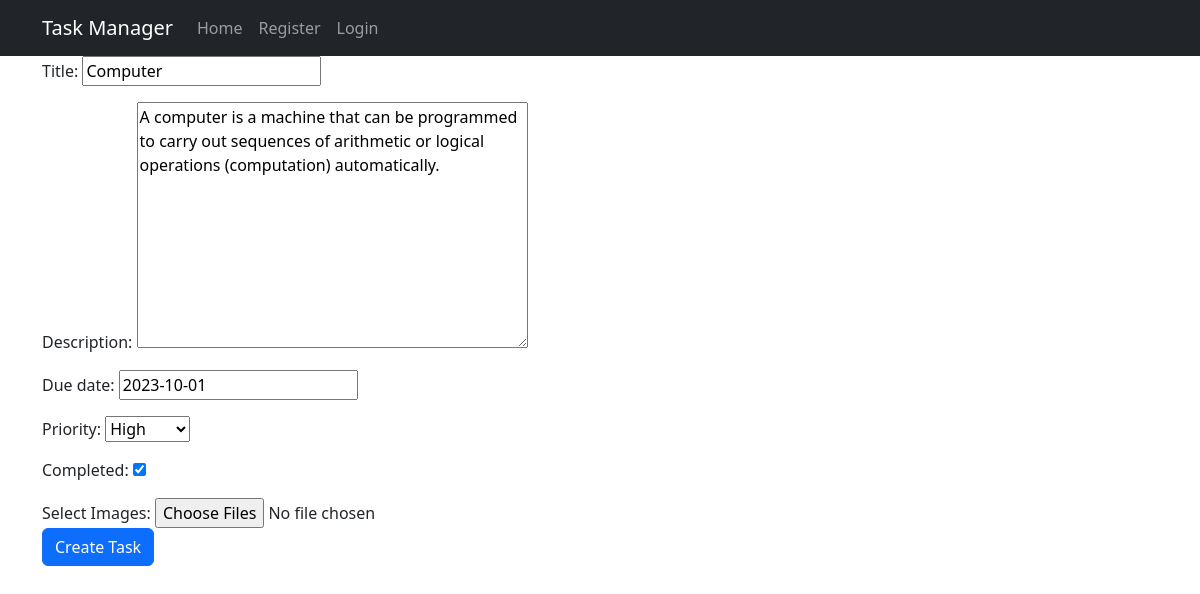
Page /tasks/28/update/ on the committed database.
### tasks/models.py (models this page shows, shortened)
class Task(models.Model):
    title = models.CharField(max_length=100)
    description = models.TextField()
    due_date = models.DateField()
    priority = models.CharField(max_length=10, choices=PRIORITY_CHOICES)
    completed = models.BooleanField(default=False)
    created_at = models.DateTimeField(auto_now_add=True)
    updated_at = models.DateTimeField(auto_now=True, null=True, blank=True)
    user = models.ForeignKey(User, on_delete=models.CASCADE, related_name='tasks')

### tasks/views.py (the view)
# urls.py: path('tasks/<int:pk>/update/', TaskUpdateView.as_view(), name='task_update'),
class TaskUpdateView(UpdateView):
    model = Task
    form_class = TaskForm
    template_name = 'task_update.html'
    success_url = reverse_lazy('home')

### tasks/forms.py
class TaskForm(forms.ModelForm):
    class Meta:
        model = Task
        fields = ['title', 'description', 'due_date', 'priority', 'completed']

### tasks/templates/task_update.html (shortened to what this page needs)
{% extends "base.html" %}
{% block content %}
<form method="post" enctype="multipart/form-data">
    {{ form.as_p }}
    <div class="form-group">
        <label for="{{ form.images.id_for_label }}">Select Images:</label>
        <input type="file" name="images" id="{{ form.images.id_for_label }}" multiple>
    </div>
    <button type="submit" class="btn btn-primary">Create Task</button>
</form>
{% endblock %}

### rows in the picture
Task: title "Computer", description "A computer is a machine that can be programmed to carry out sequences of arithmetic or logical operations (computation) automatically.", due_date "2023-10-01", priority "High", completed "☑"
